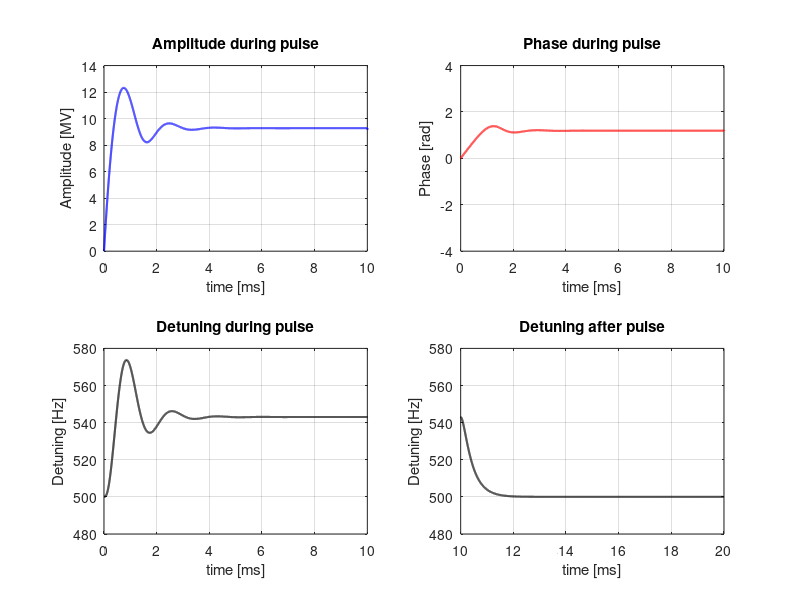

Recreate this plot in MATLAB. (Note: this script raises an error after producing the figure.)
% Electromechanical Cavity Model Simulation 
clear; clc; close all;

%  Physical & model constants from Table 
rho      = 520;                      %  shunt impedance
QL       = 3e6;                      % Loaded Q
Rl       = rho / (4 * QL);           % Correct loaded shunt impedance 
vc       = 25;                       % MV 
k_vec    = [0.1, 0.1, 0.1, 0.5];      % Hz/(MV)^2 (4 modes)
df0_Hz   = sum(k_vec .* vc^2);       % Predetuning in Hz to cancel Lorentz pull
Dw0      = 2 * pi * df0_Hz;          % rad/s

% Mechanical mode properties
f_mech   = [235, 290, 450];          % Hz
Q_mech   = [100, 100, 100];
tau4     = 0.1e-3;                   % s (1st-order mode)

% Derived current for steady-state
ig       = vc * 1e6 / (2 * Rl);       % in A

%  Discretization 
T        = 1e-6;                     % s
T_ms     = T * 1e3;
t_total  = 20e-3;                   % 20 ms
N        = round(t_total / T);
n        = (0:N)';
t_ms     = n * T * 1e3;

% Input current pulse (10 ms on, then off)
ig_n     = ig * ones(size(n));
ig_n(t_ms > 10) = 0;

%  Preallocate 
v        = zeros(size(n));           % complex voltage [V]
ampl     = zeros(size(n));           % [MV]
phase    = zeros(size(n));           % [rad]
detHz    = zeros(size(n));           % [Hz]

% Mechanical states: 3 second-order + 1 first-order
dw4      = zeros(size(n));           % mode 4 (1st order)
W2       = zeros(2, 3, N+1);          % modes 1-3: [pos; vel] per mode

% Build system matrices for each mode
Am = zeros(2,2,3);
Bm = zeros(2,3);
for m = 1:3
    wm = 2 * pi * f_mech(m);
    qm = Q_mech(m);
    Am(:,:,m) = [0 1; -wm^2, -wm/qm];
    Bm(:,m)   = [0; -2*pi * k_vec(m)];
end
b4 = 2 * pi * k_vec(4) / tau4;

%  Simulation Loop 
for k = 1:N
    % Detuning computation
    Dw = Dw0 + sum(W2(1,:,k)) + dw4(k);
    detHz(k) = Dw / (2*pi);

    % Electrical forward-Euler update
    Ae = 2 * pi * 217 - 1i * Dw;  % omega_h - j*Dw
    dv = -Ae * v(k) + 2 * Rl * 2 * pi * 217 * ig_n(k);
    v(k+1) = v(k) + T * dv;

    % Record amplitude & phase
    ampl(k)  = abs(v(k)) / 1e6;   % MV
    phase(k) = angle(v(k));

    % Voltage squared (in MV^2)
    v2 = ampl(k)^2;

    % Mechanical updates
    for m = 1:3
        x = W2(:,m,k);
        W2(:,m,k+1) = x + T * (Am(:,:,m) * x + Bm(:,m) * v2);
    end
    dw4(k+1) = dw4(k) + T * (-dw4(k) / tau4 + b4 * v2);
end

% Trim trailing point
ampl(end) = []; phase(end) = []; detHz(end) = []; t_ms(end) = [];

% Plotting 
figure('Position',[100 100 1000 600]);

subplot(2,2,1);
plot(t_ms, ampl, 'b', 'LineWidth', 1.5);
xlabel('time [ms]'); ylabel('Amplitude [MV]');
title('Amplitude during pulse'); xlim([0 10]); grid on;

subplot(2,2,2);
plot(t_ms, phase, 'r', 'LineWidth', 1.5);
xlabel('time [ms]'); ylabel('Phase [rad]');
title('Phase during pulse'); xlim([0 10]); grid on;

subplot(2,2,3);
plot(t_ms, detHz, 'k', 'LineWidth', 1.5);
xlabel('time [ms]'); ylabel('Detuning [Hz]');
title('Detuning during pulse'); xlim([0 10]); grid on;

subplot(2,2,4);
plot(t_ms, detHz, 'k', 'LineWidth', 1.5);
xlabel('time [ms]'); ylabel('Detuning [Hz]');
title('Detuning after pulse'); xlim([10 20]); grid on;

sgtitle('Electromechanical Cavity Model Response (Corrected)', 'FontSize', 14);
